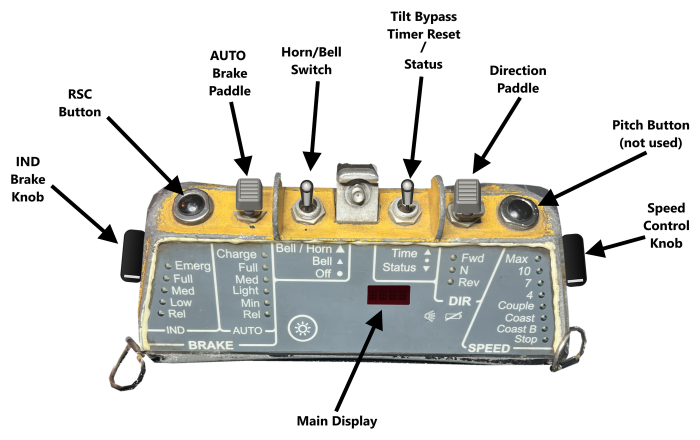
#> input picture docs/images/ocu-labelled.png, 1400 x 879 px (shown at 1/2 size)
$ python make_labels.py ../docs/images/ocu-labelled.png
#> lines starting #> are read from the running program, lines starting #| are printed output that depends on the picture
"""
Draws the labelled picture of the unit for the README and the manual (docs/images/ocu-labelled.png)
from the overlay's own render of the unit:

  Beltpack.Overlay.exe --render-unit <folder>
  python tools/make_labels.py <folder>/unit-off.png

Label targets are in the coordinates of the unit scaled to 1024 pixels wide; move them if the skin
changes.

Requires: pip install pillow (and Windows, for the Segoe UI Bold font)
"""
import math
import os
import sys

from PIL import Image, ImageDraw, ImageFont

ROOT = os.path.dirname(os.path.dirname(os.path.abspath(__file__)))
OUT = os.path.join(ROOT, "docs", "images", "ocu-labelled.png")

SUPERSAMPLE = 2
WIDTH, HEIGHT = 1400, 860
UNIT_X, UNIT_Y, UNIT_WIDTH = 200, 250, 1000

# (text, label centre x, label top, target on the unit, optional arrow start)
LABELS = [
    ("IND\nBrake\nKnob", 75, 300, (22, 255), (85, 400)),
    ("RSC\nButton", 250, 160, (160, 100), None),
    ("AUTO\nBrake\nPaddle", 395, 40, (280, 70), None),
    ("Horn/Bell\nSwitch", 545, 75, (398, 60), None),
    ("Antenna", 700, 120, (505, 25), None),
    ("Time / Status\nSwitch", 850, 75, (606, 60), None),
    ("Direction\nPaddle", 1000, 110, (722, 72), None),
    ("RSC\nButton", 1150, 160, (842, 100), None),
    ("Speed\nControl\nKnob", 1325, 300, (1003, 255), (1315, 400)),
    ("Brightness\nKey", 470, 760, (385, 360), (475, 750)),
    ("Main Display", 790, 790, (572, 290), (780, 780)),
]


def main(unit_png):
#> called with unit_png = '../docs/images/ocu-labelled.png'
    s = SUPERSAMPLE
    unit = Image.open(unit_png).convert("RGBA")
    height = round(unit.height * UNIT_WIDTH / unit.width)
#> height = 628
    unit = unit.resize((UNIT_WIDTH * s, height * s), Image.LANCZOS)
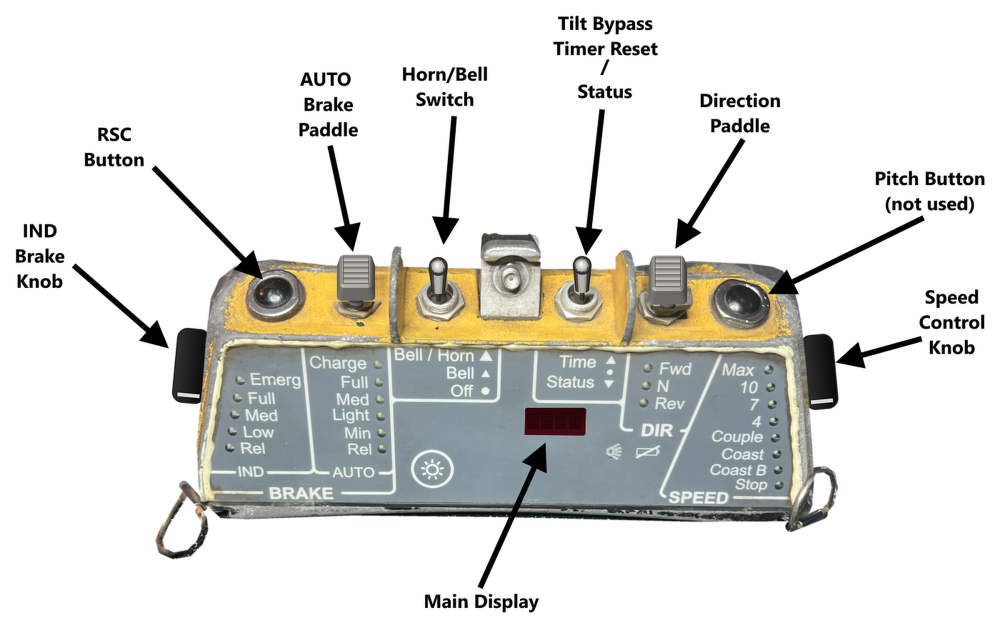
#> unit: PIL image 2000x1256 RGBA (shown at 1/2 size); mean R, G, B, A 220.9, 220.9, 217.2, 255
    canvas = Image.new("RGBA", (WIDTH * s, HEIGHT * s), "white")
#> canvas: PIL image 2800x1720 RGBA; every value is 255
    canvas.alpha_composite(unit, (UNIT_X * s, UNIT_Y * s))
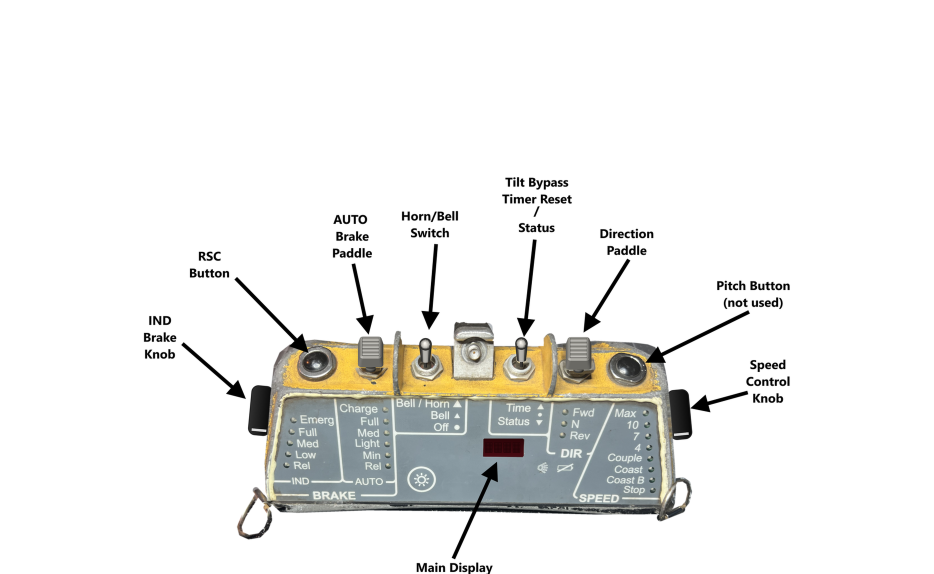
#> canvas: PIL image 2800x1720 RGBA (shown at 1/3 size); mean R, G, B, A 237.2, 237.2, 235.3, 255
    draw = ImageDraw.Draw(canvas)
    font = ImageFont.truetype(r"C:\Windows\Fonts\segoeuib.ttf", 23 * s)

    def arrow(start, end):
        (x0, y0), (x1, y1) = start, end
        angle = math.atan2(y1 - y0, x1 - x0)
        head, half = 26, 13
        bx, by = x1 - head * math.cos(angle), y1 - head * math.sin(angle)
        draw.line([(x0 * s, y0 * s), (bx * s, by * s)], fill="black", width=6 * s)
        px, py = -math.sin(angle) * half, math.cos(angle) * half
        draw.polygon([(x1 * s, y1 * s), ((bx + px) * s, (by + py) * s), ((bx - px) * s, (by - py) * s)],
                     fill="black")

    scale = UNIT_WIDTH / 1024
    for text, cx, top, (tx, ty), start in LABELS:
        box = draw.multiline_textbbox((0, 0), text, font=font, align="center", spacing=4 * s)
        w, h = (box[2] - box[0]) / s, (box[3] - box[1]) / s
        draw.multiline_text(((cx - w / 2) * s, top * s), text, font=font, fill="black", align="center",
                            spacing=4 * s)
        arrow(start or (cx, top + h + 16), (UNIT_X + tx * scale, UNIT_Y + ty * scale))
#> this loop made 11 passes
#> (box, w, h) on passes 1 to 11: ((0, 9, 132, 145), 66, 68), ((0, 8, 154, 94), 77, 43), ((0, 8, 153, 145), 76.5, 68.5), ((0, 8, 211, 94), 105.5, 43), ((0, 9, 193, 43), 96.5, 17), ((-1, 8, 304, 94), 152.5, 43), ((0, 8, 208, 94), 104, 43), ((0, 8, 154, 94), 77, 43), ((0, 8, 166, 145), 83, 68.5), ((0, 8, 245, 104), 122.5, 48), ((0, 8, 294, 53), 147, 22.5)

    canvas.resize((WIDTH, HEIGHT), Image.LANCZOS).convert("RGB").save(OUT, optimize=True)
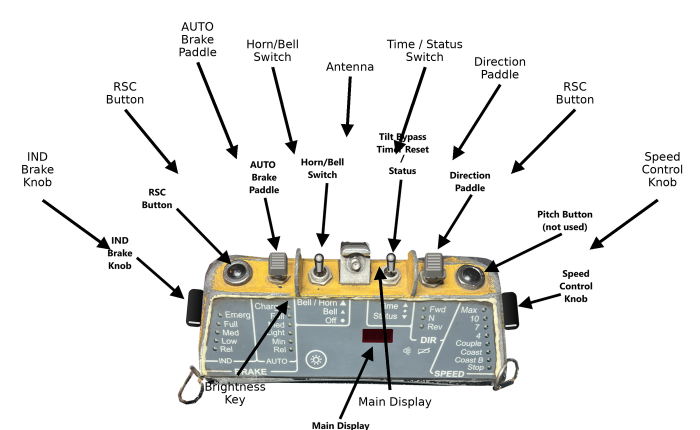
#> saved as ocu-labelled.png: PIL image 1400x860 RGB (shown at 1/2 size); mean R, G, B 232.4, 232.4, 230.5
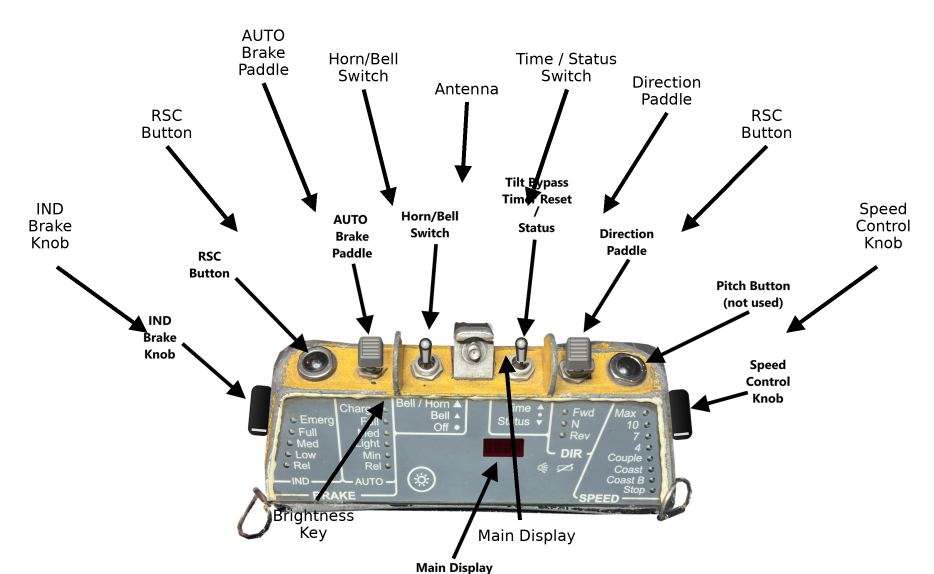
#> canvas: PIL image 2800x1720 RGBA (shown at 1/3 size); mean R, G, B, A 232.4, 232.4, 230.6, 255
    print("Wrote", OUT)


if __name__ == "__main__":
    main(sys.argv[1])
